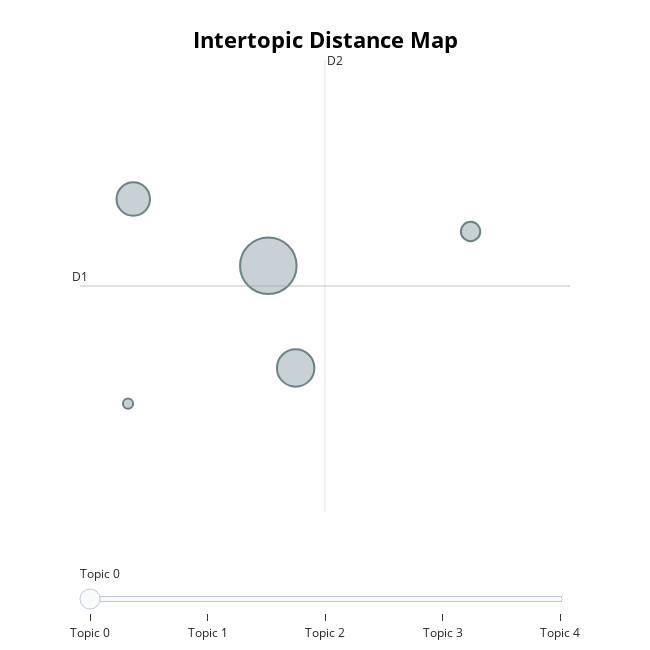

The cell this chart's notebook holds for it:
### Code cell
topic_model.visualize_topics()

### Figure 1 — Plotly figure (JSON) as saved in the notebook; plotly's stock layout.template omitted (floating-point values rounded to 4 significant figures)
{"data": [{"customdata": [[0, "processing | input | processor | operation | computing", 283], [1, "model | network | method | data | neural", 124], [2, "power | storage | dc | input | apparatus", 99], [3, "noise | voice | data | input | method", 33], [4, "workload | cloud | deployment | facility | growth", 9]], "hovertemplate": "<b>Topic %{customdata[0]}</b><br>%{customdata[1]}<br>Size: %{customdata[2]}", "legendgroup": "", "marker": {"color": "#B0BEC5", "line": {"color": "DarkSlateGrey", "width": 2}, "size": [283, 124, 99, 33, 9], "sizemode": "area", "sizeref": 0.1769, "symbol": "circle"}, "mode": "markers", "name": "", "orientation": "v", "showlegend": false, "type": "scatter", "x": [1.415, 1.499, 1.0, 2.037, 0.9842], "xaxis": "x", "y": [8.303, 7.317, 8.947, 8.634, 6.972], "yaxis": "y"}], "layout": {"annotations": [{"showarrow": false, "text": "D1", "x": 0.8366, "y": 8.108, "yshift": 10}, {"showarrow": false, "text": "D2", "x": 1.59, "xshift": 10, "y": 10.29}], "height": 650, "hoverlabel": {"bgcolor": "white", "font": {"family": "Rockwell", "size": 16}}, "legend": {"itemsizing": "constant", "tracegroupgap": 0}, "margin": {"t": 60}, "shapes": [{"line": {"color": "#CFD8DC", "width": 2}, "type": "line", "x0": 1.59, "x1": 1.59, "y0": 5.926, "y1": 10.29}, {"line": {"color": "#9E9E9E", "width": 2}, "type": "line", "x0": 0.8366, "x1": 2.343, "y0": 8.108, "y1": 8.108}], "sliders": [{"active": 0, "pad": {"t": 50}, "steps": [{"args": [{"marker.color": [["red", "#B0BEC5", "#B0BEC5", "#B0BEC5", "#B0BEC5"]]}], "label": "Topic 0", "method": "update"}, {"args": [{"marker.color": [["#B0BEC5", "red", "#B0BEC5", "#B0BEC5", "#B0BEC5"]]}], "label": "Topic 1", "method": "update"}, {"args": [{"marker.color": [["#B0BEC5", "#B0BEC5", "red", "#B0BEC5", "#B0BEC5"]]}], "label": "Topic 2", "method": "update"}, {"args": [{"marker.color": [["#B0BEC5", "#B0BEC5", "#B0BEC5", "red", "#B0BEC5"]]}], "label": "Topic 3", "method": "update"}, {"args": [{"marker.color": [["#B0BEC5", "#B0BEC5", "#B0BEC5", "#B0BEC5", "red"]]}], "label": "Topic 4", "method": "update"}]}], "title": {"font": {"color": "Black", "size": 22}, "text": "<b>Intertopic Distance Map</b>", "x": 0.5, "xanchor": "center", "y": 0.95, "yanchor": "top"}, "width": 650, "xaxis": {"anchor": "y", "domain": [0, 1], "range": [0.8366, 2.343], "title": {"text": ""}, "visible": false}, "yaxis": {"anchor": "x", "domain": [0, 1], "range": [5.926, 10.29], "title": {"text": ""}, "visible": false}}}
